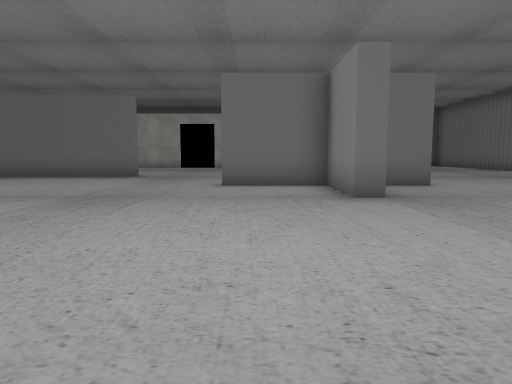
view 1 (above)

19 first-person views from a walk through a scene from a Unity 3-D project. The camera is 1.4 m above the floor, tilts 6° down and sees 70° across. The floor is counted in squares, 2 m on a side. Each view is taken from the middle of a square. On the plan, view 1 faces up. The plan holds only what a view shows up to about 11 squares ahead; the rest is blank. The place goes on beyond the plan. The player character is not drawn. Some animated figures are left out. Some surface patterns are stand-ins.

view 2
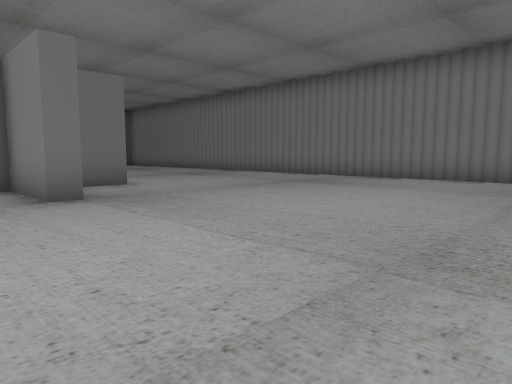

view 3
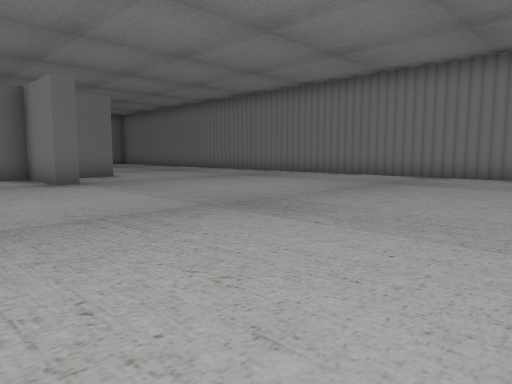

view 4
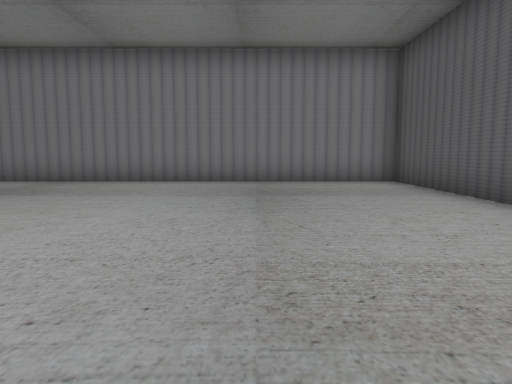

view 5
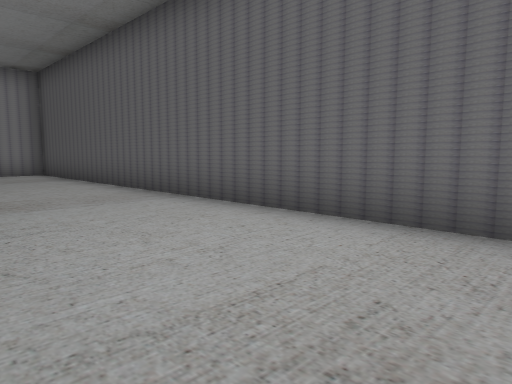

view 6
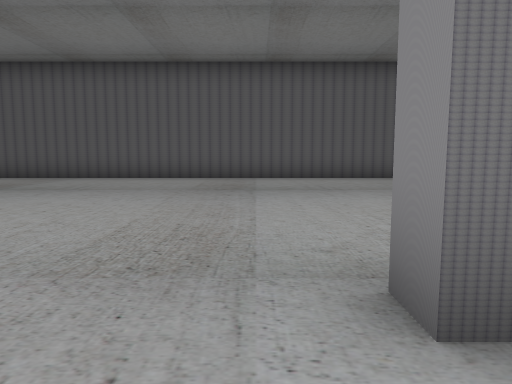

view 7
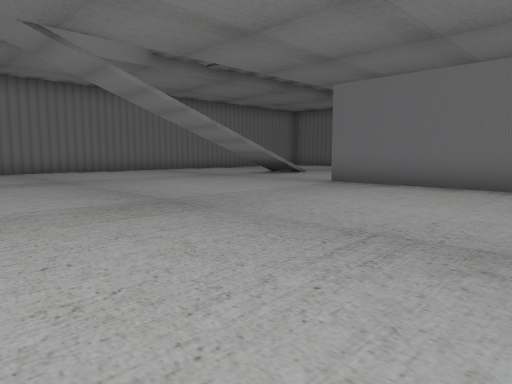

view 8
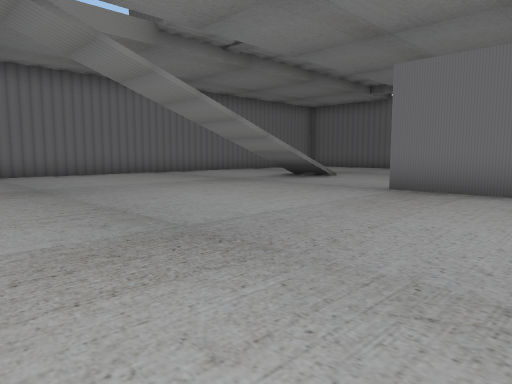

view 9
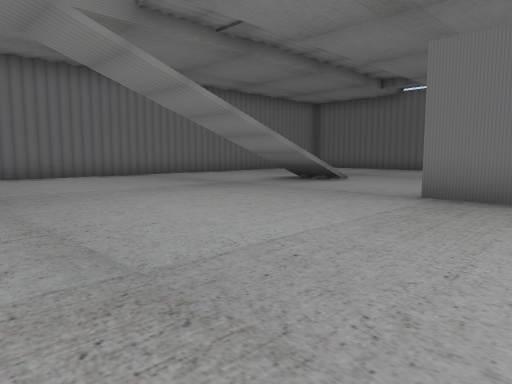

view 10
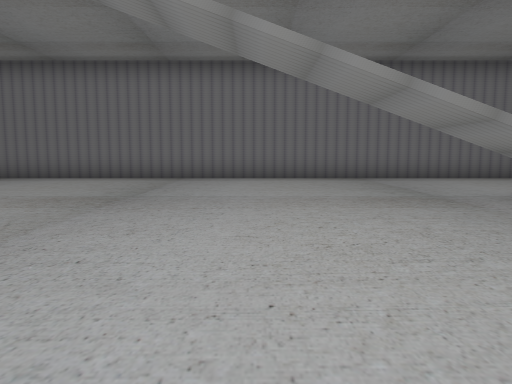

view 11
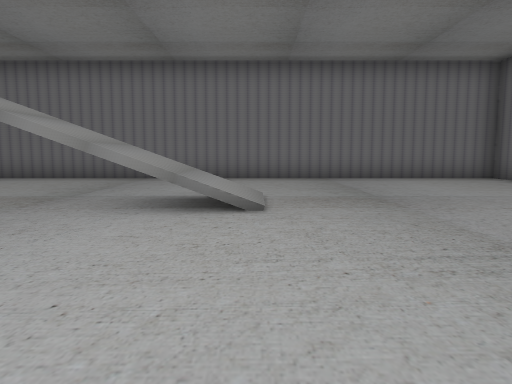

view 12
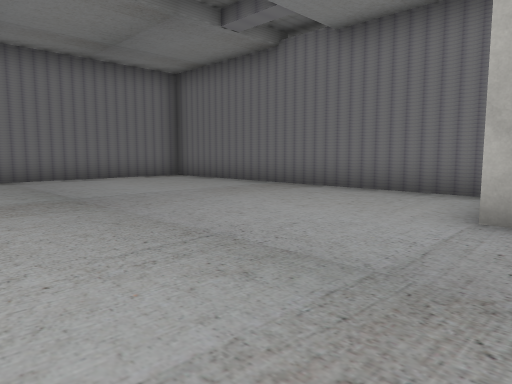

view 13
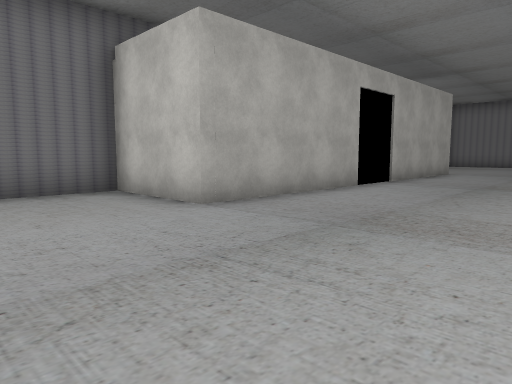

view 14
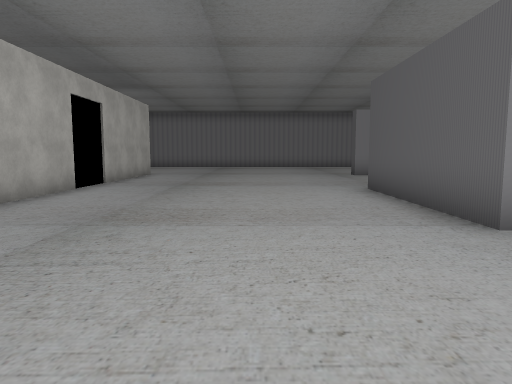

view 15
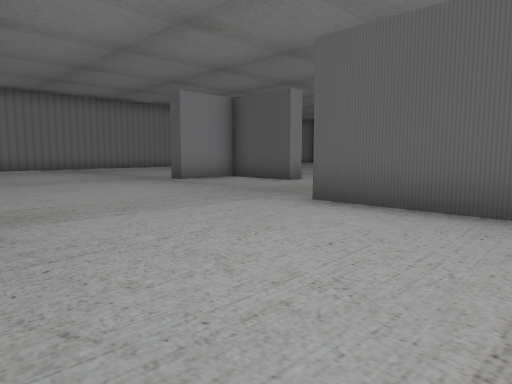

view 16
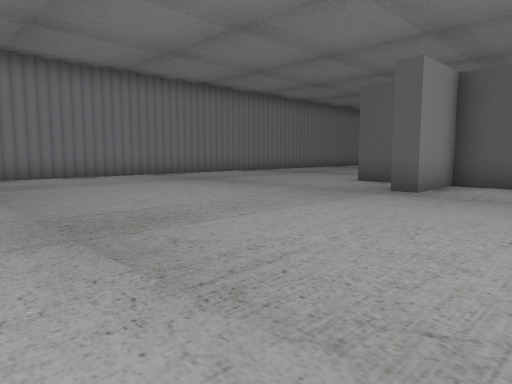

view 17
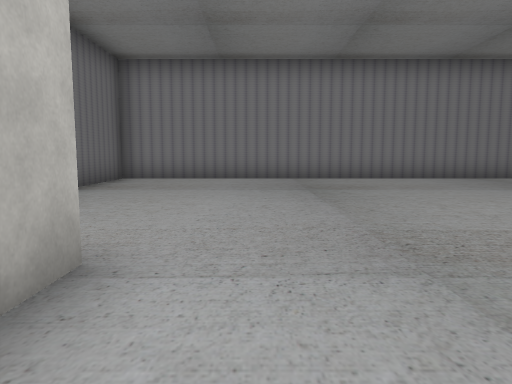

view 18
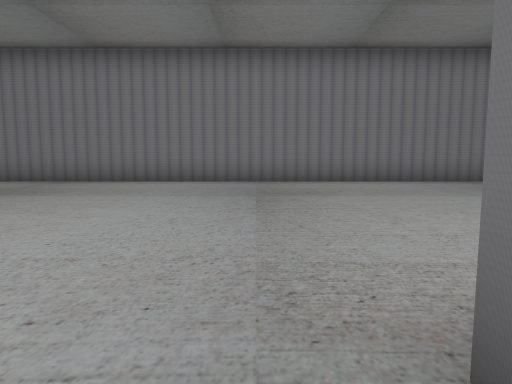

view 19
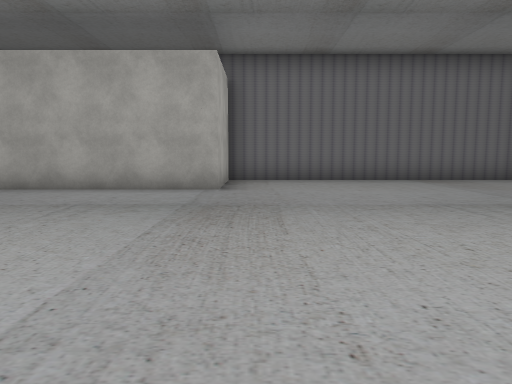

### Floor plan
Points are (right, up) in squares from view 1. A wall is a line through its corners. A room is listed if a view was taken in it or the views show most of it. See-through windows are left out.
Room 1 (views 1, 2, 3, 4, 5, 6, 7, 8, 9, 10, 11, 12, 13, 14, 15, 16, 17, 18, 19)
walls: (-3.7, 1.8) (-3.7, 1.1); (-3.6, 10.9) (-8.2, 10.9); (2.1, 5.8) (1.6, 5.8) (1.6, 8) (-0.7, 8) (-0.7, 8.5) (1.6, 8.5) (1.6, 10.3) (2.1, 10.3); (-8.2, 11.4) (-3.6, 11.4); (2.9, 8.5) (3.9, 8.5); (3.9, 8) (2.8, 8); (-3.6, 18.1) (-8, 18.1) (-8, 20.8) (-17.4, 20.8) (-17.4, 0.6); (-7, -7.5) (10.2, -7.5) (10.2, 20.8) (2.3, 20.8) (2.3, 18.1) (-2.1, 18.1)

Positions as (right, up) in squares from view 1, and headings:
1: (0, 0), facing up
2: (0, 0), facing up-right
3: (-1, -3), facing up-right
4: (1, -4), facing right
5: (-3, -4), facing down-right
6: (-3, 3), facing down
7: (-3, 3), facing up-left
8: (-5, 4), facing up-left
9: (-6, 5), facing up-left
10: (-7, 8), facing left
11: (-7, 14), facing left
12: (-7, 14), facing up-left
13: (-11, 14), facing up-right
14: (-12, 14), facing right
15: (-7, 16), facing down-right
16: (-1, 17), facing down-right
17: (0, 17), facing right
18: (1, 11), facing right
19: (3, 11), facing up
